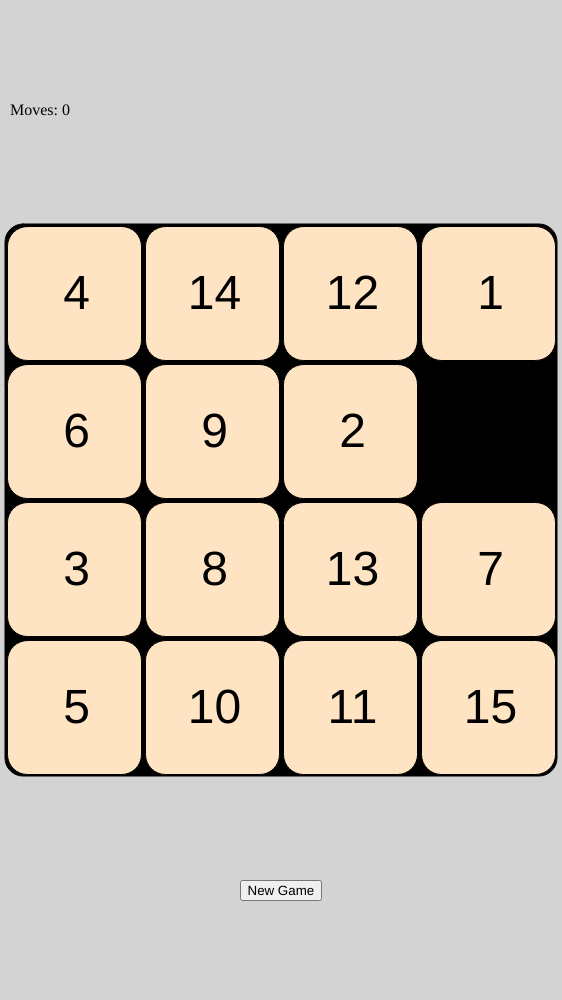
Frame 1 (no input)
Frame 60 (no input): identical to frame 1, image omitted
Frame 120 (the mouse pressed at the canvas centre since frame 60): identical to frame 1, image omitted

The p5.js sketch that drew this single still picture (run headless with seeded random() and noise() and a simulated clock; from frame 60 on, the mouse is pressed at the canvas centre):

// p5.js sketch
// ── sketch.js
// 15 Puzzle

const fontsize = 48;

//const canvasColor = '#c7b183';
const canvasColor = '#d3d3d3';
const normalTileColor = '#FFE4C4';
const solvedTileColor = '#bcd4b6';
let tileColor = normalTileColor;
const tileBorderColor = '#000000';
const textColor = '#000000';

let grid = [[null, null, null, null],
            [null, null, null, null],
            [null, null, null, null],
            [null, null, null, null]];

let boardBorder = 5;
let boardSideLength;
let boardX;
let boardY;
let tileWidth;
let span;

let moveCount = 0;

// One of the 15 Tiles one the grid within one Cell or between two Cells.
// Tiles move - Cells don't. 
class Tile {
    constructor(number, cell) {
        this.number = number;
        this.cell = cell;
    }

    toString() {
        return "Tile(number=" + this.number + ")";
    }

    update() {
        // TODO should I animate the movement?
    }

    draw() {
        push();
        translate(this.cell.col * tileWidth, this.cell.row * tileWidth);

        // Draw the tile rectangle
        fill(tileColor);
    //  stroke(tileBorderColor);
    //  strokeWeight(2);
        rect(0, 0, tileWidth-4, tileWidth-4, 20);

        // Draw the tile number
        fill(textColor);
    //  stroke(textColor);
    //  strokeWeight(1);
        text(this.number, tileWidth / 2, tileWidth / 2);

        pop();
    }
}

// One of the fixed cells on the grid.
// Cells don't move - Tiles do.
class Cell {
    constructor(row, col) {
        this.row = row; // grid x offset from left (0-COLS)
        this.col = col;
        this.tile = null;
    }

    toString() {
        let tileString = (this.tile == null) ? "null" : this.tile.toString();
        return "Cell(row=" + this.row + ", col=" + this.col + ", tile=" + tileString + ")";
    }
}

// put a Cell in each grid element with Tiles in the first 15 Cells
function initGrid() {

    let number = 1;

    for (let row = 0; row < grid.length; row++) {
        for (let col = 0; col < grid[row].length; col++) {

            let cell = new Cell(row, col);

            // 15 Tiles
            if (number < 16) {
                cell.tile = new Tile(number, tileWidth, tileWidth, cell);
            }

            grid[row][col] = cell;
        //  console.log("grid[" + row + "][" + col + "] = " + cell.toString());
            ++number;
        }
    }

    return grid;
}

// Is the puzzle Solved?
function isSolved() {
    let number = 1;

    for (let row = 0; row < grid.length; row++) {
        for (let col = 0; col < grid[row].length; col++) {

            let cell = grid[row][col];

            if (number < 16) {
                if (cell.tile == null || cell.tile.number != number) {
                    return false;
                }
            }
            ++number;
        }
    }
    return true;
}

// find the moveable cells - all Cells on the same row or col as the emptyCell
function getMoveableCells() {
    let emptyCell = getEmptyCell();
    let moveableCells = [];
    // Cells on same col as emptyCell
    for (let row = 0; row < grid.length; ++row) {
        if (row != emptyCell.row) {
            moveableCells.push(grid[row][emptyCell.col])
        }
    }
    // Cells on same row as emptyCell
    for (let col = 0; col < grid[0].length; ++col) {
        if (col != emptyCell.col) {
            moveableCells.push(grid[emptyCell.row][col])
        }
    }
    return moveableCells;
}

// Generate row/col values for a random move on a moveable tile
// @return [ row, col ]
function randomMove() {
    let moveableCells = getMoveableCells();
    if (moveableCells.length > 0) {
        let i = int(Math.random() * moveableCells.length)
        let cell = moveableCells[i];
        return [ cell.row, cell.col ];
    }
}

// Start a new game
function newGameButtonClicked() {
    // shuffle the tiles with random moves
    for (let i = 0; i < 1000; ++i) {
        let [ row, col ] = randomMove();
        click(row, col);
    }
    // reset the move counter
    moveCount = 0;
}

// Return the empty Cell in the grid
function getEmptyCell() {
    for (let row = 0; row < grid.length; row++) {
        for (let col = 0; col < grid[row].length; col++) {
            let cell = grid[row][col];
            if (cell.tile == null) {
                return cell;
            }
        }
    }
}

function click(row, col) {
    let clickedCell = grid[row][col];
//  console.log("clickedCell.row = " + clickedCell.row + " clickedCell.col = " + clickedCell.col);
    let emptyCell = getEmptyCell();
//  console.log("emptyCell.row = " + emptyCell.row + " emptyCell.col = " + emptyCell.col);

    // array of Cells starting with the emptyCell and ending with the Cell clicked on
    let movingCells = [];

    if (clickedCell.col == emptyCell.col) {
        // vertical movemnent - same col as emptyCell
        if (clickedCell.row < emptyCell.row) {
            // move down
            for (let i = emptyCell.row; i >= clickedCell.row; --i) {
                movingCells.push(grid[i][col]);
            }
        } else if (row > emptyCell.row) {
            // move up
            for (let i = emptyCell.row; i <= clickedCell.row; ++i) {
                movingCells.push(grid[i][col]);
            }
        }
    } else if (clickedCell.row == emptyCell.row) {
        // horizontal movement - same row as emptyCell
        if (clickedCell.col < emptyCell.col) {
            // move right
            for (let j = emptyCell.col; j >= clickedCell.col; --j) {
                movingCells.push(grid[row][j]);
            }
        } else if (clickedCell.col > emptyCell.col) {
            // move left
            for (let j = emptyCell.col; j <= clickedCell.col; ++j) {
                movingCells.push(grid[row][j]);
            }
        }
    }

    if (movingCells.length > 1) {
        // swap tiles between each pair of cells in movingCells[]
        for (let i = 0; i < movingCells.length - 1; ++i) {
            let swap_tile = movingCells[i].tile;
            movingCells[i].tile = movingCells[i+1].tile;
            movingCells[i+1].tile = swap_tile;
        }
        // tell the moved tiles what cell they are now in
        for (let i = 0; i < movingCells.length; ++i) {
            let cell = movingCells[i];
            if (cell.tile != null) {
                cell.tile.cell = cell;
            }
        }

        ++moveCount;
    }
}

function preload() {
    // load font?
}

function mouseReleased() {
//  console.log("mouseX = " + mouseX + " mouseY = " + mouseY);
    col = int((mouseX - boardX) / tileWidth);
    row = int((mouseY - boardY) / tileWidth);
//  print("col=" + col + " row=" + row);
    if (row >= 0 && row < 4 && col >= 0 && col < 4)
        click(row, col);
}

function setup() {
    print("windowWidth=" + windowWidth + " windowHeight=" + windowHeight);

    // Looks best on my cell phone with a 16:10 aspect ratio
    const targetAspectRatio = 16 / 10;
    print("targetAspectRatio=" + targetAspectRatio);

    let aspectRatio = windowHeight / windowWidth;
    print("aspectRatio=" + aspectRatio);

    let canvasWidth;
    let canvasHeight;

    if (aspectRatio < targetAspectRatio) {
        // shrink the width to acheive the targetAspectRatio
        canvasHeight = windowHeight;
        canvasWidth = int(9 * windowHeight / 16);
    } else {
        // shrink the height to acheive the targetAspectRatio
        canvasWidth = windowWidth;
        canvasHeight = int(16 * canvasWidth / 9);
    }

    print("canvasWidth=" + canvasWidth + " canvasHeight=" + canvasHeight);
    print("canvasHeight/canvasWidth=" + canvasHeight/canvasWidth);

    boardSideLength = int(canvasWidth - 2 * boardBorder);
    tileWidth = int(boardSideLength / 4)
    print("boardSideLength=" + boardSideLength + " tileWidth=" + tileWidth);

    boardBorder = (canvasWidth - boardSideLength) / 2;
    boardX = boardBorder;
    boardY = (canvasHeight - boardSideLength) / 2; // centered vertically
    print("boardX=" + boardX + " boardY=" + boardY);
    createCanvas(canvasWidth, canvasHeight);

    //  createCanvas(windowWidth, windowHeight);
    span = createSpan("Moves: 100");
    // center vertically in the space above the board
    let spanX = boardBorder * 2;
    let spanY = int((canvasHeight - canvasWidth) / 4 - span.height / 2);
    span.position(spanX, spanY);

    let button = createButton("New Game");
    // center horizontally and vertically in the space below the board
    let buttonX = canvasWidth / 2 - button.width / 2;
    let buttonY = int(canvasHeight - (canvasHeight - canvasWidth) / 4 - button.height / 2);
    button.position(buttonX, buttonY);
    button.mouseClicked(newGameButtonClicked);

    textSize(fontsize);
    textAlign(CENTER, CENTER);

    grid = initGrid();
    newGameButtonClicked();
}

function draw() {
    // clear the canvas background
    background(canvasColor);

    // draw the grid background
    fill("#000000");
    rect(boardX, boardY, boardSideLength, boardSideLength, 18);

    let solved = isSolved();

    tileColor = solved ? solvedTileColor : normalTileColor;

    push();
    translate(boardX + boardBorder/2, boardY + boardBorder/2);

    // loop through each cell in the grid displaying tiles
    for (let row = 0; row < grid.length; row++) {
        for (let col = 0; col < grid[row].length; col++) {
            let cell = grid[row][col];
            if (cell.tile != null) {
                cell.tile.update();
                cell.tile.draw();
            }
        }
    }

    pop();

    let spanHtml = solved ? "<b>Solved!</b> " : "";
    spanHtml += "Moves: " + moveCount;
    span.html(spanHtml);
}

// ── style.css
html, body {
    margin: 0px;
    padding: 0px;
}

body {
    margin: 0px;
    /*display: flex;*/

    /* This centers our sketch horizontally. */
    justify-content: center;

    /* This centers our sketch vertically. */
    align-items: center;
}

canvas {
    display: block;
}
